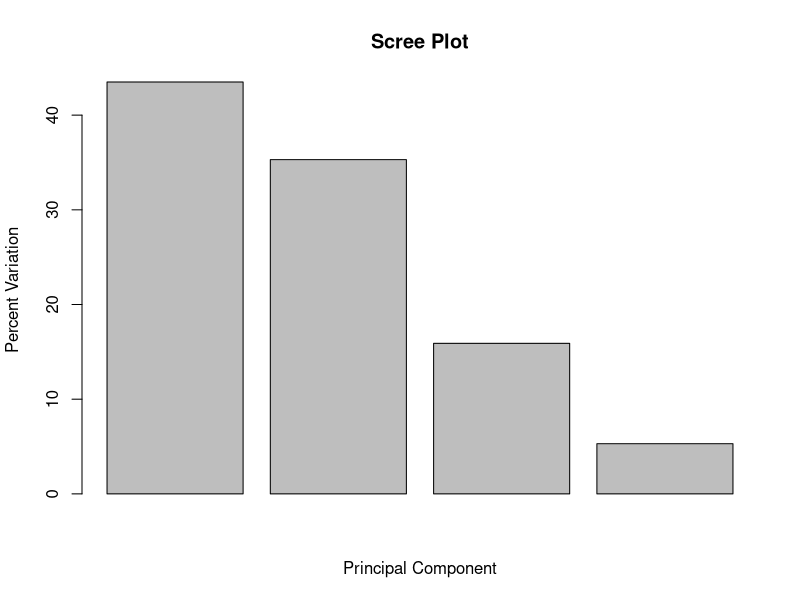
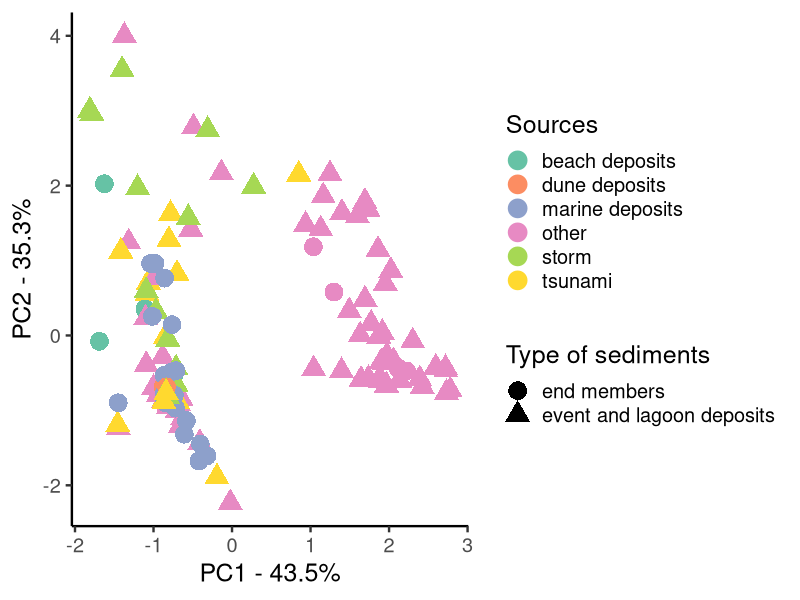

Here is the R script that generated these plots, in order:
library(readxl)
library(tidyverse)
library(ggplot2)
library(RColorBrewer)


df <- read_excel("input/tsunastorm_grainsize.xlsx", sheet = "Logarithmic_fw57")
colnames(df)[1] <- "Sample_name"
colnames(df)[2] <- "Mean"
colnames(df)[8] <- "Sorting"

metadata <- read.csv("input/metadata.csv")
colnames(metadata)[1] <- "Sample_name"


df2PCA <- df %>%
  select(Sample_name, Mean, Sorting, Skewness, Kurtosis) %>%
  column_to_rownames(var="Sample_name")


#Perform PCA
pca <- prcomp(df2PCA, scale=TRUE)

#calculate percent variation per PC
pca.var <- pca$sdev^2
pca.var.per <- round(pca.var/sum(pca.var)*100, 1)
barplot(pca.var.per, main="Scree Plot", xlab="Principal Component", ylab="Percent Variation")

#create a data frame
pca.data <- data.frame(Sample_name=rownames(pca$x),
                       X=pca$x[,1],
                       Y=pca$x[,2])
#merge with metadata
merged <- right_join(metadata, pca.data)

# make a plot
ggplot(data=merged, aes(x=X, y=Y, shape=Type_general, color = Type_details)) +
  geom_point(size=6) +
  theme_classic(base_size = 18) +
  guides(shape = guide_legend(title = "Type of sediments")) +
  guides(color = guide_legend(title = "Sources")) + 
  xlab(paste("PC1 - ", pca.var.per[1], "%", sep="")) +
  ylab(paste("PC2 - ", pca.var.per[2], "%", sep="")) +
  scale_colour_brewer(palette = 'Set2')

#calculate PCs loadings
PC1_loading_scores <- pca$rotation[,1]
PC2_loading_scores <- pca$rotation[,2]

PC1_loading_scores
PC2_loading_scores

